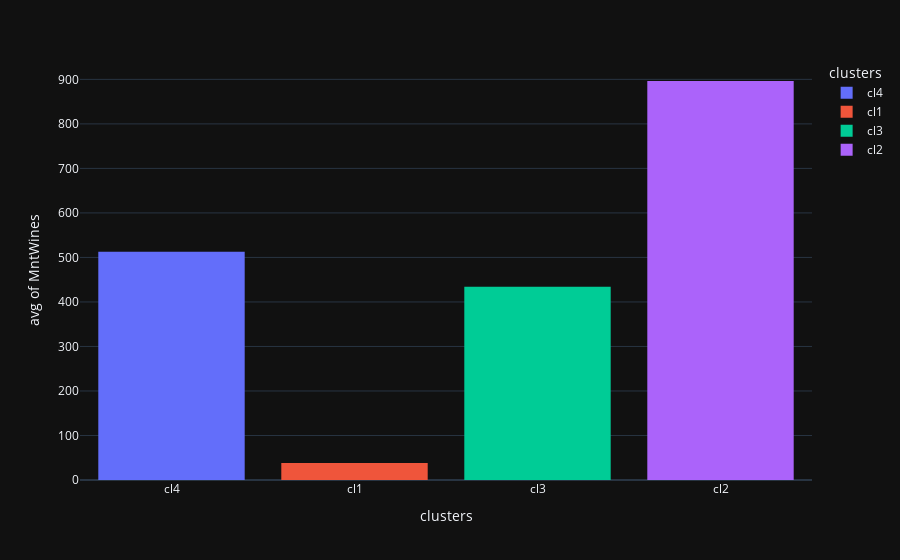

Write notebook code for a chart like this one.
### Code cell
px.histogram(data_frame=data, x = 'clusters', y = 'MntWines',
             histfunc='avg', color = 'clusters')

### Figure 1 — Plotly figure (JSON) as saved in the notebook; plotly's stock layout.template omitted (floating-point values rounded to 4 significant figures; data arrays with more than 128 entries replaced by an {"elided": "..."} marker saying what was removed)
{"data": [{"alignmentgroup": "True", "bingroup": "x", "histfunc": "avg", "hovertemplate": "clusters=%{x}<br>avg of MntWines=%{y}<extra></extra>", "legendgroup": "cl4", "marker": {"color": "#636efa", "pattern": {"shape": ""}}, "name": "cl4", "offsetgroup": "cl4", "orientation": "v", "showlegend": true, "type": "histogram", "x": {"elided": "482 str values"}, "xaxis": "x", "y": {"elided": "482 int values"}, "yaxis": "y"}, {"alignmentgroup": "True", "bingroup": "x", "histfunc": "avg", "hovertemplate": "clusters=%{x}<br>avg of MntWines=%{y}<extra></extra>", "legendgroup": "cl1", "marker": {"color": "#EF553B", "pattern": {"shape": ""}}, "name": "cl1", "offsetgroup": "cl1", "orientation": "v", "showlegend": true, "type": "histogram", "x": {"elided": "985 str values"}, "xaxis": "x", "y": {"elided": "985 int values"}, "yaxis": "y"}, {"alignmentgroup": "True", "bingroup": "x", "histfunc": "avg", "hovertemplate": "clusters=%{x}<br>avg of MntWines=%{y}<extra></extra>", "legendgroup": "cl3", "marker": {"color": "#00cc96", "pattern": {"shape": ""}}, "name": "cl3", "offsetgroup": "cl3", "orientation": "v", "showlegend": true, "type": "histogram", "x": {"elided": "606 str values"}, "xaxis": "x", "y": {"elided": "606 int values"}, "yaxis": "y"}, {"alignmentgroup": "True", "bingroup": "x", "histfunc": "avg", "hovertemplate": "clusters=%{x}<br>avg of MntWines=%{y}<extra></extra>", "legendgroup": "cl2", "marker": {"color": "#ab63fa", "pattern": {"shape": ""}}, "name": "cl2", "offsetgroup": "cl2", "orientation": "v", "showlegend": true, "type": "histogram", "x": {"elided": "143 str values"}, "xaxis": "x", "y": {"elided": "143 int values"}, "yaxis": "y"}], "layout": {"barmode": "relative", "legend": {"title": {"text": "clusters"}, "tracegroupgap": 0}, "margin": {"t": 60}, "xaxis": {"anchor": "y", "categoryarray": ["cl4", "cl1", "cl3", "cl2"], "categoryorder": "array", "domain": [0, 1], "title": {"text": "clusters"}}, "yaxis": {"anchor": "x", "domain": [0, 1], "title": {"text": "avg of MntWines"}}}}
